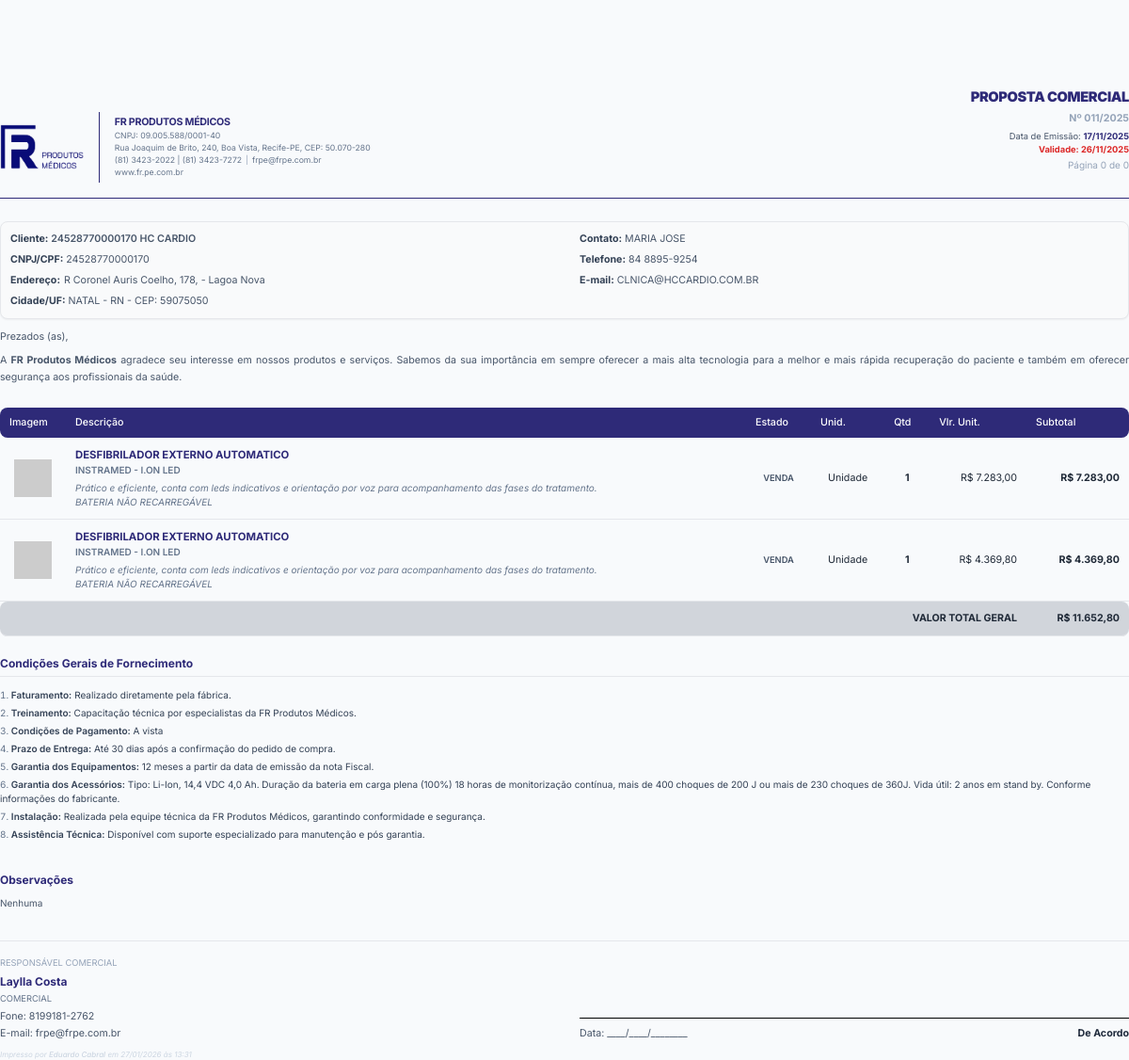
Page /imprimir_proposta.php?id=73 (signed in) on the committed database.
### tables this page shows
CREATE TABLE `propostas` (
  `id` int(11) NOT NULL,
  `numero_proposta` varchar(20) DEFAULT NULL,
  `oportunidade_id` int(11) DEFAULT NULL,
  `cliente_pf_id` int(11) DEFAULT NULL,
  `organizacao_id` int(11) DEFAULT NULL,
  `contato_id` int(11) DEFAULT NULL,
  `usuario_id` int(11) DEFAULT NULL,
  `valor_total` decimal(20,2) NOT NULL DEFAULT 0.00,
  `status` varchar(50) NOT NULL DEFAULT 'Rascunho',
  `motivo_status` text DEFAULT NULL,
  `data_validade` date DEFAULT NULL,
  `faturamento` text DEFAULT NULL,
  `treinamento` text DEFAULT NULL,
  `condicoes_pagamento` text DEFAULT NULL,
  `prazo_entrega` text DEFAULT NULL,
  `garantia_equipamentos` text DEFAULT NULL,
  `garantia_acessorios` text DEFAULT NULL,
  `instalacao` text DEFAULT NULL,
  `assistencia_tecnica` text DEFAULT NULL,
  `observacoes` text DEFAULT NULL,
  `assinatura_url` varchar(512) DEFAULT NULL,
  `data_criacao` timestamp NOT NULL DEFAULT current_timestamp(),
  `atualizado_por_id` int(11) DEFAULT NULL
);

CREATE TABLE `organizacoes` (
  `id` int(11) NOT NULL,
  `nome_fantasia` varchar(255) NOT NULL,
  `razao_social` varchar(255) DEFAULT NULL,
  `cnpj` varchar(20) DEFAULT NULL,
  `cep` varchar(10) DEFAULT NULL,
  `logradouro` varchar(255) DEFAULT NULL,
  `numero` varchar(20) DEFAULT NULL,
  `complemento` varchar(100) DEFAULT NULL,
  `bairro` varchar(100) DEFAULT NULL,
  `cidade` varchar(100) DEFAULT NULL,
  `estado` varchar(2) DEFAULT NULL,
  `data_criacao` timestamp NOT NULL DEFAULT current_timestamp()
);

CREATE TABLE `contatos` (
  `id` int(11) NOT NULL,
  `organizacao_id` int(11) NOT NULL,
  `nome` varchar(255) NOT NULL,
  `cargo` varchar(255) DEFAULT NULL,
  `setor` varchar(100) DEFAULT NULL,
  `email` varchar(255) DEFAULT NULL,
  `telefone` varchar(50) DEFAULT NULL,
  `data_criacao` timestamp NOT NULL DEFAULT current_timestamp()
);

CREATE TABLE `proposta_itens` (
  `id` int(11) NOT NULL,
  `proposta_id` int(11) NOT NULL,
  `produto_id` int(11) DEFAULT NULL,
  `descricao` varchar(255) NOT NULL COMMENT 'Descrição personalizada no momento da proposta',
  `descricao_detalhada` text DEFAULT NULL,
  `fabricante` varchar(255) DEFAULT NULL,
  `modelo` varchar(255) DEFAULT NULL,
  `imagem_url` varchar(512) DEFAULT NULL,
  `quantidade` int(11) NOT NULL,
  `valor_unitario` decimal(20,2) NOT NULL COMMENT 'Valor personalizado no momento da proposta',
  `status` enum('VENDA','LOCAÇÃO') DEFAULT 'VENDA',
  `unidade_medida` varchar(50) DEFAULT NULL,
  `parametros` longtext DEFAULT NULL COMMENT 'Armazena os parâmetros do produto no momento da criação da proposta' CHECK (json_valid(`parametros`)),
  `meses_locacao` int(11) DEFAULT 1,
  `meses` int(11) DEFAULT 1
);

CREATE TABLE `usuarios` (
  `id` int(11) NOT NULL,
  `nome` varchar(255) NOT NULL,
  `email` varchar(255) NOT NULL,
  `telefone` varchar(255) DEFAULT NULL,
  `senha` varchar(255) NOT NULL,
  `role` enum('Gestor','Comercial','Vendedor','Especialista','Analista','Representante','Marketing') NOT NULL,
  `status` enum('Ativo','Inativo') NOT NULL DEFAULT 'Ativo',
  `data_criacao` timestamp NOT NULL DEFAULT current_timestamp()
);

### imprimir_proposta.php (the view, shortened to what the rows shown need)
<?php
$proposal_id = (int)$_GET['id'];
$proposal = null;
try {
    $database = new Database();
    $pdo = $database->getConnection();
    $current_user_name = 'Usuário Desconhecido';
    try {
        $stmt_user = $pdo->prepare("SELECT nome FROM usuarios WHERE id = ?");
        $stmt_user->execute([$_SESSION['user_id']]);
        $current_user_name = $stmt_user->fetchColumn();
    } catch (Exception $e) {
    }
    $proposal_stmt = $pdo->prepare("
        SELECT p.*,
               o.nome_fantasia as organizacao_nome, o.razao_social, o.cnpj, o.logradouro, o.numero as org_numero, o.complemento as org_complemento, o.bairro as org_bairro, o.cidade as org_cidade, o.estado as org_estado, o.cep as org_cep,
               pf.nome as cliente_pf_nome, pf.cpf,
               ct.nome as contato_nome, ct.email as contato_email, ct.telefone as contato_telefone,
               u.nome as vendedor_nome, u.role as vendedor_role, u.email as vendedor_email, u.telefone as vendedor_telefone
        FROM propostas p
        LEFT JOIN organizacoes o ON p.organizacao_id = o.id
        LEFT JOIN clientes_pf pf ON p.cliente_pf_id = pf.id
        LEFT JOIN contatos ct ON p.contato_id = ct.id
        LEFT JOIN usuarios u ON p.usuario_id = u.id
        WHERE p.id = ?");
    $proposal_stmt->execute([$proposal_id]);
    $proposal = $proposal_stmt->fetch(PDO::FETCH_ASSOC);
    if ($proposal) {
        $items_stmt = $pdo->prepare("SELECT * FROM proposta_itens WHERE proposta_id = ?");
        $items_stmt->execute([$proposal_id]);
        $items = $items_stmt->fetchAll(PDO::FETCH_ASSOC);
        $proposal['items'] = $items;
    }
} catch (Exception $e) {
    die('Erro ao conectar-se à base de dados: ' . $e->getMessage());
}
function format_currency($value) {
    return 'R$ ' . number_format($value, 2, ',', '.');
}
function format_date($value, $format = 'd/m/Y') {
    try {
        $date = new DateTime($value, new DateTimeZone('America/Recife'));
        return $date->format($format);
    } catch (Exception $e) {
        return 'Data Inválida';
    }
}
?>
<!DOCTYPE html>
<html lang="pt-BR">
<head>
    <script src="https://cdn.tailwindcss.com"></script>
</head>
<body>
    <div id="content">
        <header class="running-header border-b border-[#2e2a78] pb-4">
            <div class="text-right mb-2">
                 <h1 class="text-[11pt] font-black text-[#2e2a78] uppercase leading-none tracking-tight">PROPOSTA COMERCIAL</h1>
            </div>
            <div class="flex justify-between items-start">
                <div class="text-right flex flex-col pt-0.5">
                    <p class="text-[8pt] font-bold text-[#94a3b8] mb-1 leading-none">Nº <?php echo htmlspecialchars($proposal['numero_proposta']); ?></p>
                    <div class="text-[7pt] text-slate-600 leading-tight mt-1">
                        <p class="mb-0.5">Data de Emissão: <span class="font-bold text-[#2e2a78]"><?php echo format_date($proposal['data_criacao']); ?></span></p>
                        <p class="mb-0.5 font-bold text-red-600">Validade: <?php echo format_date($proposal['data_validade']); ?></p>
                        <p class="text-[#94a3b8] page-counter font-normal text-[7.5pt] mt-1"></p>
                    </div>
                </div>
            </div>
        </header>
        <div class="client-box grid grid-cols-2 gap-8 break-inside-avoid shadow-sm">
            <div class="space-y-1.5">
                <p><span class="font-bold text-slate-700">Cliente:</span> <span class="uppercase font-semibold text-slate-600"><?php echo htmlspecialchars($proposal['cnpj'] ?: $proposal['cpf']); ?> <?php echo htmlspecialchars($proposal['organizacao_nome'] ?: $proposal['cliente_pf_nome']); ?></span></p>
                <p><span class="font-bold text-slate-700">CNPJ/CPF:</span> <span class="text-slate-600"><?php echo htmlspecialchars($proposal['cnpj'] ?: $proposal['cpf']); ?></span></p>
                <p class="flex items-start gap-1">
                    <span class="font-bold text-slate-700 whitespace-nowrap">Endereço:</span>
                    <span class="text-slate-600"><?php echo htmlspecialchars($proposal['logradouro'] . ', ' . $proposal['org_numero'] . ($proposal['org_complemento'] ? ' (' . $proposal['org_complemento'] . ')' : '')); ?> - <?php echo htmlspecialchars($proposal['org_bairro']); ?></span>
                </p>
                <p><span class="font-bold text-slate-700">Cidade/UF:</span> <span class="uppercase text-slate-600"><?php echo htmlspecialchars($proposal['org_cidade'] . ' - ' . $proposal['org_estado']); ?> - CEP: <?php echo htmlspecialchars($proposal['org_cep']); ?></span></p>
            </div>
            <div class="space-y-1.5">
                <p><span class="font-bold text-slate-700">Contato:</span> <span class="text-slate-600"><?php echo htmlspecialchars($proposal['contato_nome'] ?: 'N/A'); ?></span></p>
                <p><span class="font-bold text-slate-700">Telefone:</span> <span class="text-slate-600"><?php echo htmlspecialchars($proposal['contato_telefone'] ?: 'N/A'); ?></span></p>
                <p><span class="font-bold text-slate-700">E-mail:</span> <span class="text-slate-600"><?php echo htmlspecialchars($proposal['contato_email'] ?: 'N/A'); ?></span></p>
            </div>
        </div>
        <table class="ref-table">
            <thead>
                <tr>
                    <th width="70">Imagem</th>
                    <th>Descrição</th>
                    <th class="text-center">Estado</th>
                    <th class="text-center">Unid.</th>
                    <th class="text-center">Qtd</th>
                    <th class="text-right">Vlr. Unit.</th>
                    <th class="text-right">Subtotal</th>
                </tr>
            </thead>
            <tbody>
                <?php foreach($proposal['items'] as $item):
                    $valor_unitario_base = (float) ($item['valor_unitario'] ?? 0);
                    $is_locacao = (strtoupper($item['status']) === 'LOCAÇÃO');
                    $meses_locacao = 1;
                    $quantidade = (int) ($item['quantidade'] ?? 1);
                    $unidade_medida = $is_locacao ? 'Mês' : ($item['unidade_medida'] ?: 'Unidade');
                ?>
                <tr class="break-inside-avoid">
                    <td class="text-center align-middle">
                        <img src="<?php echo htmlspecialchars($item['imagem_url'] ?: 'https://placehold.co/40x40/e2e8f0/64748b?text=IMG'); ?>" class="w-10 h-10 object-contain mx-auto" onerror="this.onerror=null;this.src='https://placehold.co/40x40/e2e8f0/64748b?text=IMG'">
                    </td>
                    <td>
                        <div class="font-bold text-[#2e2a78] uppercase text-[8.5pt]"><?php echo htmlspecialchars($item['descricao']); ?></div>
                        <div class="text-[7.5pt] uppercase text-slate-500 font-semibold"><?php echo htmlspecialchars($item['fabricante'] . ' - ' . $item['modelo']); ?></div>
                        <div class="text-[7.5pt] text-slate-500 italic mt-1">
                            <?php echo nl2br(htmlspecialchars($item['descricao_detalhada'])); ?>
                        </div>
                    </td>
                    <td class="text-center">
                        <div class="text-[7pt] font-semibold text-slate-600 uppercase"><?php echo $is_locacao ? 'LOCAÇÃO' : 'VENDA'; ?></div>
                    </td>
                    <td class="text-center"><?php echo htmlspecialchars($unidade_medida); ?></td>
                    <td class="text-center font-bold text-slate-700"><?php echo htmlspecialchars($quantidade); ?></td>
                    <td class="text-right whitespace-nowrap text-slate-600"><?php echo format_currency($valor_unitario_base); ?></td>
                    <td class="text-right font-bold text-slate-600 whitespace-nowrap"><?php echo format_currency($valor_unitario_base * $quantidade * ($is_locacao ? $meses_locacao : 1)); ?></td>
                </tr>
                <?php endforeach; ?>
            </tbody>
        </table>
        <div class="mb-8 text-[7.5pt] text-slate-700 break-inside-avoid">
            <ol class="list-decimal list-inside space-y-1 marker:text-slate-500">
                <li><span class="font-semibold">Faturamento:</span> <?php echo htmlspecialchars($proposal['faturamento'] ?: '-'); ?></li>
                <li><span class="font-semibold">Treinamento:</span> <?php echo htmlspecialchars($proposal['treinamento'] ?: '-'); ?></li>
                <li><span class="font-semibold">Condições de Pagamento:</span> <?php echo htmlspecialchars($proposal['condicoes_pagamento'] ?: '-'); ?></li>
                <li><span class="font-semibold">Prazo de Entrega:</span> <?php echo htmlspecialchars($proposal['prazo_entrega'] ?: '-'); ?></li>
                <li><span class="font-semibold">Garantia dos Equipamentos:</span> <?php echo htmlspecialchars($proposal['garantia_equipamentos'] ?: '-'); ?></li>
                <li><span class="font-semibold">Garantia dos Acessórios:</span> <?php echo htmlspecialchars($proposal['garantia_acessorios'] ?: '-'); ?></li>
                <li><span class="font-semibold">Instalação:</span> <?php echo htmlspecialchars($proposal['instalacao'] ?: '-'); ?></li>
                <li><span class="font-semibold">Assistência Técnica:</span> <?php echo htmlspecialchars($proposal['assistencia_tecnica'] ?: '-'); ?></li>
            </ol>
        </div>
        <?php if (!empty($proposal['observacoes'])): ?>
            <div class="mb-8 text-[7.5pt] break-inside-avoid">
                <h3 class="font-bold text-[#2e2a78] text-[9pt] mb-2">Observações</h3>
                <p class="text-slate-600"><?php echo nl2br(htmlspecialchars($proposal['observacoes'])); ?></p>
            </div>
        <?php endif; ?>
        <div class="break-inside-avoid mt-8 pt-4 border-t border-gray-200">
            <div class="grid grid-cols-2 gap-8 text-[8pt]">
                <div>
                    <p class="text-[7pt] text-slate-400 uppercase mb-1">Responsável Comercial</p>
                    <p class="font-bold text-[#2e2a78] text-[9pt] mb-0.5"><?php echo htmlspecialchars($proposal['vendedor_nome']); ?></p>
                    <p class="uppercase text-slate-500 text-[7pt] mb-1"><?php echo htmlspecialchars($proposal['vendedor_role']); ?></p>
                    <p class="text-slate-600 mb-0.5">Fone: <?php echo htmlspecialchars($proposal['vendedor_telefone']); ?></p>
                    <p class="text-slate-600">E-mail: <?php echo htmlspecialchars($proposal['vendedor_email']); ?></p>
                </div>
            </div>
            <?php if ($current_user_name && $current_user_name !== $proposal['vendedor_nome']): ?>
                <div class="mt-2 text-left">
                    <p class="text-[6pt] text-slate-300 italic">
                        Impresso por <span class="font-medium"><?php echo htmlspecialchars($current_user_name); ?></span> em <?php echo date('d/m/Y \à\s H:i'); ?>
                    </p>
                </div>
            <?php endif; ?>
        </div>
    </div>
</body>
</html>

### rows in the picture
propostas: numero_proposta "011/2025", data_criacao "17/11/2025", data_validade "26/11/2025", organizacoes.cnpj "24528770000170", organizacoes.nome_fantasia "HC CARDIO", organizacoes.logradouro+numero+complemento "R Coronel Auris Coelho, 178,", organizacoes.bairro "Lagoa Nova", organizacoes.cidade+estado "NATAL - RN", organizacoes.cep "59075050", contato.nome "MARIA JOSE", contato.telefone "84 8895-9254", contato.email "CLNICA@HCCARDIO.COM.BR", faturamento "Realizado diretamente pela fábrica.", treinamento "Capacitação técnica por especialistas da FR Produtos Médicos.", condicoes_pagamento "A vista", prazo_entrega "Até 30 dias após a confirmação do pedido de compra.", garantia_equipamentos "12 meses a partir da data de emissão da nota Fiscal.", garantia_acessorios "Tipo: Li-Ion, 14,4 VDC 4,0 Ah. Duração da bateria em carga plena (100%) 18 horas de monitorização contínua, mais de 400 choques de 200 J ou mais de 230 choques de 360J. Vida útil: 2 anos em stand by. Conforme informações do fabricante.", instalacao "Realizada pela equipe técnica da FR Produtos Médicos, garantindo conformidade e segurança.", assistencia_tecnica "Disponível com suporte especializado para manutenção e pós garantia.", observacoes "Nenhuma", usuario.nome "Laylla Costa", usuario.role "COMERCIAL", usuario.telefone "8199181-2762", usuario.email "frpe@frpe.com.br"
proposta_itens: descricao "DESFIBRILADOR EXTERNO AUTOMATICO", fabricante+modelo "INSTRAMED - I.ON LED", descricao_detalhada "Prático e eficiente, conta com leds indicativos e orientação por voz para acompanhamento das fases do tratamento. BATERIA NÃO RECARREGÁVEL", shows "VENDA", unidade_medida "Unidade", quantidade "1", valor_unitario "R$ 7.283,00", format_currency($valor_unitario_base * $quantidade * ($is_locacao ? $meses_locacao : 1)) "R$ 7.283,00"
proposta_itens: descricao "DESFIBRILADOR EXTERNO AUTOMATICO", fabricante+modelo "INSTRAMED - I.ON LED", descricao_detalhada "Prático e eficiente, conta com leds indicativos e orientação por voz para acompanhamento das fases do tratamento. BATERIA NÃO RECARREGÁVEL", shows "VENDA", unidade_medida "Unidade", quantidade "1", valor_unitario "R$ 4.369,80", format_currency($valor_unitario_base * $quantidade * ($is_locacao ? $meses_locacao : 1)) "R$ 4.369,80"
usuarios: nome "Eduardo Cabral"

### other values in the picture
$company_info['name'] "FR PRODUTOS MÉDICOS"
$company_info['cnpj'] "09.005.588/0001-40"
$company_info['address'] "Rua Joaquim de Brito, 240, Boa Vista, Recife-PE, CEP: 50.070-280"
$company_info['phone'] "(81) 3423-2022 | (81) 3423-7272"
$company_info['email'] "frpe@frpe.com.br"
$company_info['site'] "www.fr.pe.com.br"
format_currency($total_geral) "R$ 11.652,80"
